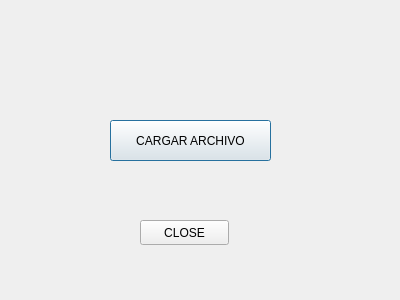
<?xml version="1.0" encoding="UTF-8"?>
<ui version="4.0">
 <class>LoadFile</class>
 <widget class="QDialog" name="LoadFile">
  <property name="geometry">
   <rect>
    <x>0</x>
    <y>0</y>
    <width>400</width>
    <height>300</height>
   </rect>
  </property>
  <property name="windowTitle">
   <string>Dialog</string>
  </property>
  <widget class="QPushButton" name="pushButton">
   <property name="geometry">
    <rect>
     <x>110</x>
     <y>120</y>
     <width>161</width>
     <height>41</height>
    </rect>
   </property>
   <property name="text">
    <string>CARGAR ARCHIVO</string>
   </property>
  </widget>
  <widget class="QPushButton" name="pushButton_2">
   <property name="geometry">
    <rect>
     <x>140</x>
     <y>220</y>
     <width>89</width>
     <height>25</height>
    </rect>
   </property>
   <property name="text">
    <string>CLOSE</string>
   </property>
  </widget>
 </widget>
 <resources/>
 <connections/>
</ui>
